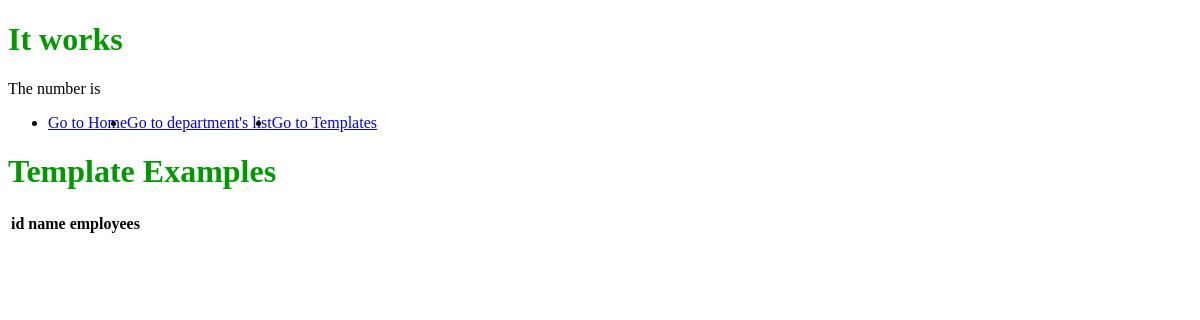
The app's page /template_examples/, older data.
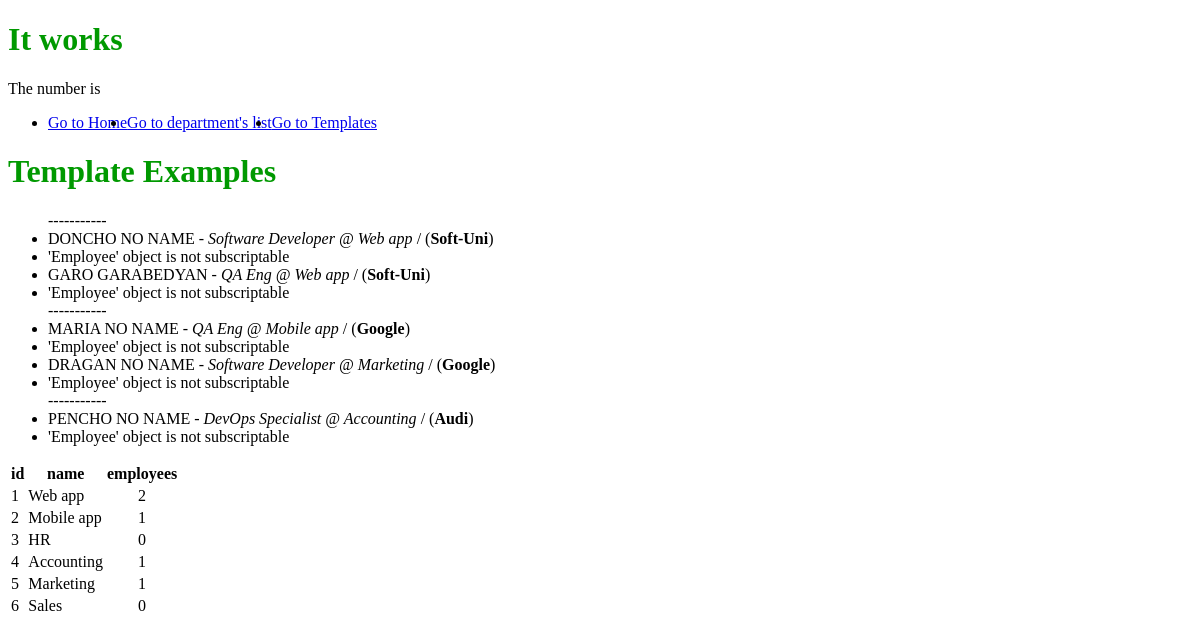
The same page, newer data.
### employees/employees_app/models.py (models this page shows, shortened)
class AuditEntity(models.Model):
    created_on = models.DateTimeField(
        auto_now_add=True,  # при създаването
    )
    updated_on = models.DateTimeField(
        auto_now=True,  # при всяка промяна
    )
    class Meta:
        abstract = True

class Employee(AuditEntity):
    SOFTWARE_DEVELOPER = 1
    QA_ENGINEER = 2
    DEVOPS_SPECIALIST = 3
    SOFT_UNI = 'Soft-Uni'
    GOOGLE = 'Google'
    AUDI = 'Audi'
    COMPANIES = (
        SOFT_UNI,
        GOOGLE,
        AUDI,
    )
    first_name = models.CharField(
        max_length=30,
    )
    last_name = models.CharField(
        max_length=40,
        null=True,
        blank=True,
        default='NO NAME',
    )
    egn = models.CharField(
        max_length=10,
        unique=True,
        verbose_name='EGN',
    )
    job_title = models.IntegerField(
        choices=(
            ((SOFTWARE_DEVELOPER, 'Software Developer'),  # (стойност в базата, как изглежда там)
             (QA_ENGINEER, 'QA Eng'),
             (DEVOPS_SPECIALIST, 'DevOps Specialist'),)
        )
    )
    company = models.CharField(
        max_length=max(len(c) for c in COMPANIES),
        choices=((c, c) for c in COMPANIES),
    )
    department = models.ForeignKey(
        Department,
        on_delete=models.DO_NOTHING,
    )
    class Meta:
        ordering = ('company', '-first_name',)
    def __str__(self):
        return f'{self.first_name} {self.last_name}'

class Department(AuditEntity):
    name = models.CharField(
        max_length=20,
    )

### employees/template_examples/views.py (the view)
# urls.py: path('', template_examples, name='template examples')
def template_examples(response):
    context = {
        'title': 'Template Examples',
        'employees': Employee.objects.order_by('-company', '-last_name', '-first_name').all(),
    }
    return render(response, 'template_examples/index.html', context)

### employees/template_examples/templatetags/my_filters.py (called while the page is built)
@register.filter(name='trunc5')
def trunc5(value):
    try:
        return value[:5]
    except (ValueError, TypeError) as e:
        return e

### employees/template_examples/templatetags/my_tags.py (called while the page is built)
@register.inclusion_tag('tags/department_tag.html')
def get_departments():
    departments_list = Department.objects.prefetch_related('employee_set').all()
    return {
        'departments': departments_list,
    }

### templates/template_examples/index.html
{% extends 'base/base.html' %}
{% load my_filters %}
{% load my_tags %}
{% block content1 %}
    <h1>{{ title }}</h1>
    <ul>
        {% for employee in employees %}
            {% ifchanged employee.company %}
                -----------
            {% endifchanged %}
            <li>{{ employee|upper }} - <i>{{ employee.get_job_title_display }} @ {{ employee.department.name }}</i> /
                (<strong>{{ employee.company }}</strong>)
            </li>
            <li>{{ employee|trunc5 }}</li>
        {% endfor %}
    </ul>
    {% get_departments %}
{% endblock %}

### templates/tags/department_tag.html
<table>
    <tr>
        <th>id</th>
        <th>name</th>
        <th>employees</th>
    </tr>
    {% for department in departments %}
        <tr>
            <td>{{ department.id }}</td>
            <td>{{ department.name }}</td>
            <td align="center">{{ department.employee_set.count }}</td>
        </tr>
    {% endfor %}
</table>

Row changes from the older to the newer data that the page shows:
added Employee: first_name+last_name "DONCHO NO NAME", job_title "Software Developer", department.name "Web app", company "Soft-Uni", employee "'Employee' object is not subscriptable"
added Employee: first_name+last_name "GARO GARABEDYAN", job_title "QA Eng", department.name "Web app", company "Soft-Uni", employee "'Employee' object is not subscriptable"
added Employee: first_name+last_name "MARIA NO NAME", job_title "QA Eng", department.name "Mobile app", company "Google", employee "'Employee' object is not subscriptable"
added Employee: first_name+last_name "DRAGAN NO NAME", job_title "Software Developer", department.name "Marketing", company "Google", employee "'Employee' object is not subscriptable"
added Employee: first_name+last_name "PENCHO NO NAME", job_title "DevOps Specialist", department.name "Accounting", company "Audi", employee "'Employee' object is not subscriptable"
added Department: id "1", name "Web app", employee_set.count "2"
added Department: id "2", name "Mobile app", employee_set.count "1"
added Department: id "3", name "HR", employee_set.count "0"
added Department: id "4", name "Accounting", employee_set.count "1"
added Department: id "5", name "Marketing", employee_set.count "1"
added Department: id "6", name "Sales", employee_set.count "0"
